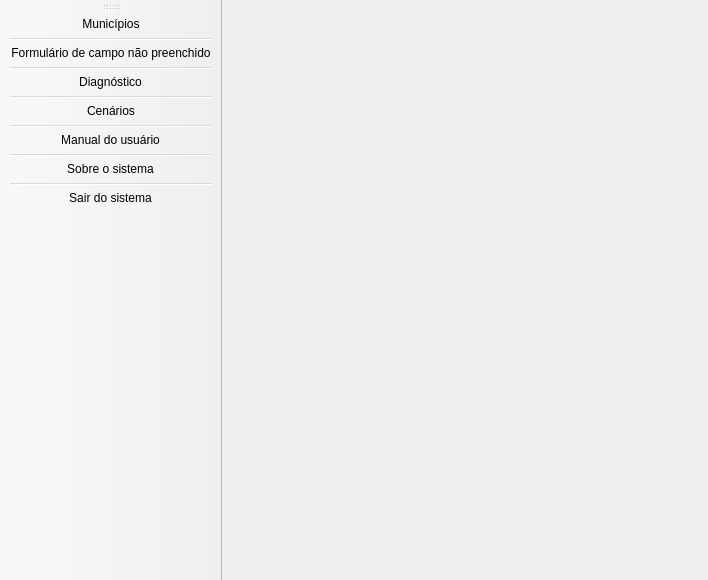
<?xml version="1.0" encoding="UTF-8"?>
<ui version="4.0">
 <class>MainWindow</class>
 <widget class="QMainWindow" name="MainWindow">
  <property name="geometry">
   <rect>
    <x>0</x>
    <y>0</y>
    <width>708</width>
    <height>580</height>
   </rect>
  </property>
  <property name="windowTitle">
   <string>Diagnóstico de lixões de resíduos sólidos urbanos</string>
  </property>
  <property name="windowIcon">
   <iconset>
    <normaloff>:/icons/RLRSU.ico</normaloff>:/icons/RLRSU.ico</iconset>
  </property>
  <property name="autoFillBackground">
   <bool>true</bool>
  </property>
  <widget class="QWidget" name="centralWidget"/>
  <widget class="QToolBar" name="toolBar">
   <property name="sizePolicy">
    <sizepolicy hsizetype="Fixed" vsizetype="Preferred">
     <horstretch>0</horstretch>
     <verstretch>0</verstretch>
    </sizepolicy>
   </property>
   <property name="mouseTracking">
    <bool>false</bool>
   </property>
   <property name="windowTitle">
    <string>Barra de ferramentas</string>
   </property>
   <property name="layoutDirection">
    <enum>Qt::LeftToRight</enum>
   </property>
   <property name="autoFillBackground">
    <bool>false</bool>
   </property>
   <property name="allowedAreas">
    <set>Qt::AllToolBarAreas</set>
   </property>
   <property name="toolButtonStyle">
    <enum>Qt::ToolButtonTextUnderIcon</enum>
   </property>
   <attribute name="toolBarArea">
    <enum>LeftToolBarArea</enum>
   </attribute>
   <attribute name="toolBarBreak">
    <bool>false</bool>
   </attribute>
   <addaction name="action_municipios"/>
   <addaction name="separator"/>
   <addaction name="action_formCampo"/>
   <addaction name="separator"/>
   <addaction name="action_diagnostico"/>
   <addaction name="separator"/>
   <addaction name="action_cenarios"/>
   <addaction name="separator"/>
   <addaction name="action_manual_sistema"/>
   <addaction name="separator"/>
   <addaction name="action_sobre_sistema"/>
   <addaction name="separator"/>
   <addaction name="action_sair"/>
  </widget>
  <action name="action_niveis_impacto">
   <property name="icon">
    <iconset resource="resources.qrc">
     <normaloff>:/icons/grafico.png</normaloff>:/icons/grafico.png</iconset>
   </property>
   <property name="text">
    <string>Níveis de impacto</string>
   </property>
  </action>
  <action name="action_valores_situacoes">
   <property name="icon">
    <iconset resource="resources.qrc">
     <normaloff>:/icons/tabela.png</normaloff>:/icons/tabela.png</iconset>
   </property>
   <property name="text">
    <string>Valores das situações</string>
   </property>
  </action>
  <action name="action_municipios">
   <property name="icon">
    <iconset resource="resources.qrc">
     <normaloff>:/icons/municipios.png</normaloff>:/icons/municipios.png</iconset>
   </property>
   <property name="text">
    <string>Municípios</string>
   </property>
  </action>
  <action name="action_manual_sistema">
   <property name="icon">
    <iconset resource="resources.qrc">
     <normaloff>:/icons/ajuda.png</normaloff>:/icons/ajuda.png</iconset>
   </property>
   <property name="text">
    <string>Manual do usuário</string>
   </property>
  </action>
  <action name="action_sobre_sistema">
   <property name="icon">
    <iconset resource="resources.qrc">
     <normaloff>:/icons/sobre.png</normaloff>:/icons/sobre.png</iconset>
   </property>
   <property name="text">
    <string>Sobre o sistema</string>
   </property>
  </action>
  <action name="action_diagnostico">
   <property name="checkable">
    <bool>false</bool>
   </property>
   <property name="icon">
    <iconset resource="resources.qrc">
     <normaloff>:/icons/diagnostico.png</normaloff>:/icons/diagnostico.png</iconset>
   </property>
   <property name="text">
    <string>Diagnóstico</string>
   </property>
   <property name="toolTip">
    <string>Diagnóstico</string>
   </property>
   <property name="iconVisibleInMenu">
    <bool>true</bool>
   </property>
  </action>
  <action name="action_sair">
   <property name="icon">
    <iconset resource="resources.qrc">
     <normaloff>:/icons/fechar.png</normaloff>:/icons/fechar.png</iconset>
   </property>
   <property name="text">
    <string>Sair do sistema</string>
   </property>
   <property name="toolTip">
    <string>Sair do sistema</string>
   </property>
  </action>
  <action name="action_formCampo">
   <property name="icon">
    <iconset resource="resources.qrc">
     <normaloff>:/icons/doc.png</normaloff>:/icons/doc.png</iconset>
   </property>
   <property name="text">
    <string>Formulário de campo não preenchido</string>
   </property>
  </action>
  <action name="action_cenarios">
   <property name="icon">
    <iconset resource="resources.qrc">
     <normaloff>:/icons/cenarios.png</normaloff>:/icons/cenarios.png</iconset>
   </property>
   <property name="text">
    <string>Cenários</string>
   </property>
   <property name="toolTip">
    <string>Cenários</string>
   </property>
  </action>
 </widget>
 <layoutdefault spacing="6" margin="11"/>
 <resources>
  <include location="resources.qrc"/>
 </resources>
 <connections/>
</ui>
